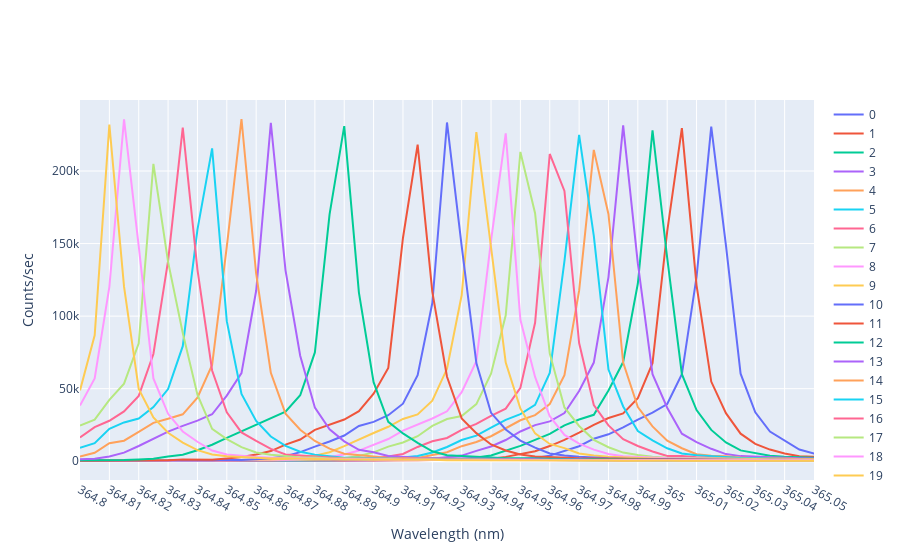

Notebook cell for this chart:
### Code cell
import numpy as np
import matplotlib.pyplot as plt
import pandas as pd
import plotly.express as px
import plotly.graph_objects as go

FileNames = [0]*20
for i in range(len(FileNames)):
    string = 'Default (%.0f)' %(i+1)
    FileNames[i] = [string]
    print(FileNames[i])

fig = go.Figure()

for j in range(len(FileNames)):

    df = pd.read_csv(FileNames[j][0])
    dataWheader = np.array(df)

    data = dataWheader[2::]
    Wavelength = [0]*len(data) 
    Count = [0]*len(data)
    MaxLoc = [0]*len(data)
    for i in range(len(data)):
        step_0 = str(data[i]).split('\\t')
        Wavelength[i] = float(step_0[0][2::])
        Count[i] = float(step_0[1][0:-2])
    
     # Add traces
    fig.add_trace(go.Scatter(x=Wavelength, y=Count,
                    mode='lines',
                    name='%.0f' %j))

#plt.legend()
#plt.xlim(364.85, 365.025)
#lgd = ax.legend(bbox_to_anchor=(1.1, 0.1))
#text = ax.text(-0.2,1.05, "Default25to35", transform=ax.transAxes) # CHANGE K_RANGE
#go.savefig('June18_recalibration2_cursor.png', bbox_extra_artists=(lgd, text), bbox_inches='tight')

fig['layout']['xaxis'].update(title='Wavelength (nm)', range=[364.8, 365.05], dtick=0.01, autorange=False)
fig['layout']['yaxis'].update(title='Counts/sec', autorange=True)
fig.show()
